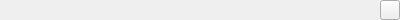
<?xml version="1.0" encoding="UTF-8"?>
<ui version="4.0">
 <class>PosButton</class>
 <widget class="QWidget" name="PosButton">
  <property name="geometry">
   <rect>
    <x>0</x>
    <y>0</y>
    <width>400</width>
    <height>20</height>
   </rect>
  </property>
  <property name="windowTitle">
   <string>Form</string>
  </property>
  <layout class="QHBoxLayout" name="horizontalLayout">
   <property name="spacing">
    <number>0</number>
   </property>
   <property name="leftMargin">
    <number>0</number>
   </property>
   <property name="topMargin">
    <number>0</number>
   </property>
   <property name="rightMargin">
    <number>0</number>
   </property>
   <property name="bottomMargin">
    <number>0</number>
   </property>
   <item>
    <spacer name="horizontalSpacer">
     <property name="orientation">
      <enum>Qt::Horizontal</enum>
     </property>
     <property name="sizeHint" stdset="0">
      <size>
       <width>369</width>
       <height>17</height>
      </size>
     </property>
    </spacer>
   </item>
   <item>
    <widget class="QPushButton" name="pushButton">
     <property name="maximumSize">
      <size>
       <width>20</width>
       <height>20</height>
      </size>
     </property>
     <property name="text">
      <string/>
     </property>
     <property name="icon">
      <iconset resource="../res/icons.qrc">
       <normaloff>:/icons/target.png</normaloff>:/icons/target.png</iconset>
     </property>
    </widget>
   </item>
  </layout>
 </widget>
 <resources>
  <include location="../res/icons.qrc"/>
 </resources>
 <connections/>
</ui>
